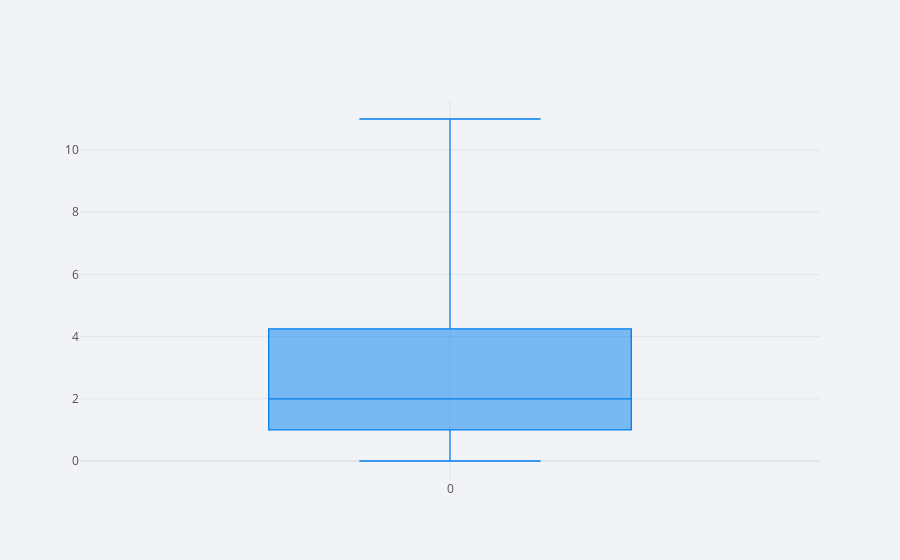

Notebook cell for this chart:
### Code cell
df2.iplot(kind='box')

### Figure 1 — Plotly figure (JSON) as saved in the notebook; plotly's stock layout.template omitted (floating-point values rounded to 4 significant figures)
{"data": [{"boxpoints": false, "line": {"width": 1.3}, "marker": {"color": "rgba(0, 128, 240, 1.0)"}, "name": "0", "orientation": "v", "type": "box", "y": [0, 1, 1, 1, 1, 1, 1, 1, 1, 2, 2, 2, 2, 3, 4, 4, 5, 5, 8, 10, 11]}], "layout": {"legend": {"bgcolor": "#F2F3F7", "font": {"color": "#505050"}}, "paper_bgcolor": "#F2F3F7", "plot_bgcolor": "#F2F3F7", "title": {"font": {"color": "#484848"}}, "xaxis": {"gridcolor": "#E1E5ED", "showgrid": true, "tickfont": {"color": "#505050"}, "title": {"font": {"color": "#505050"}, "text": ""}, "zerolinecolor": "#E1E5ED"}, "yaxis": {"gridcolor": "#E1E5ED", "showgrid": true, "tickfont": {"color": "#505050"}, "title": {"font": {"color": "#505050"}, "text": ""}, "zerolinecolor": "#E1E5ED"}}}
